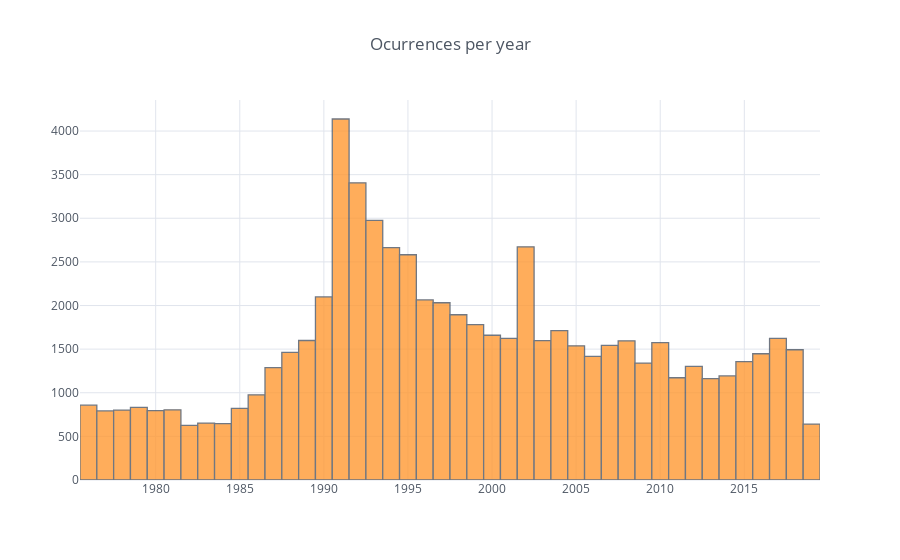

The notebook cell this image was saved under:
### Code cell
df.OccDate.dt.year.iplot(kind='histogram', bins=50, theme='white', title='Ocurrences per year')

### Figure 1 — Plotly figure (JSON) as saved in the notebook; plotly's stock layout.template omitted (floating-point values rounded to 4 significant figures; data arrays with more than 128 entries replaced by an {"elided": "..."} marker saying what was removed)
{"data": [{"histfunc": "count", "histnorm": "", "marker": {"color": "rgba(255, 153, 51, 1.0)", "line": {"color": "#4D5663", "width": 1.3}}, "name": "OccDate", "nbinsx": 50, "opacity": 0.8, "orientation": "v", "type": "histogram", "uid": "9170e1a4-a16f-4c2c-8e13-e9e97760b486", "x": {"elided": "68256 int values"}}], "layout": {"barmode": "overlay", "legend": {"bgcolor": "#FFFFFF", "font": {"color": "#4D5663"}}, "paper_bgcolor": "#FFFFFF", "plot_bgcolor": "#FFFFFF", "title": {"font": {"color": "#4D5663"}, "text": "Ocurrences per year"}, "xaxis": {"gridcolor": "#E1E5ED", "showgrid": true, "tickfont": {"color": "#4D5663"}, "title": {"font": {"color": "#4D5663"}, "text": ""}, "zerolinecolor": "#E1E5ED"}, "yaxis": {"gridcolor": "#E1E5ED", "showgrid": true, "tickfont": {"color": "#4D5663"}, "title": {"font": {"color": "#4D5663"}, "text": ""}, "zerolinecolor": "#E1E5ED"}}}
